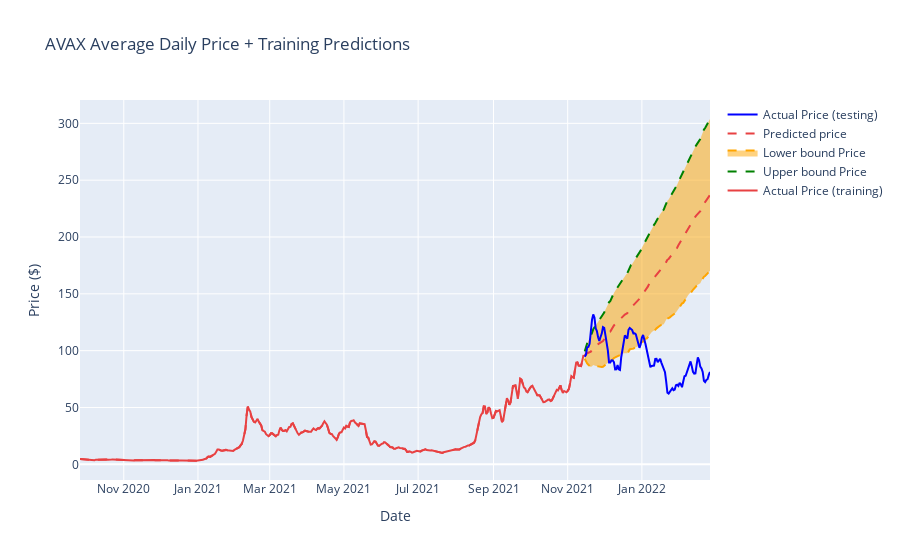

Source (notebook cell):
### Markdown cell above
# Evaluate Baseline

### Code cell
def format_forcast(f):
    f.rename(columns={'fcst':'Average Daily Price'}, inplace=True)
    bounds = f[['time','fcst_lower','fcst_upper']]
    upper_bound = bounds[['time','fcst_upper']].rename(columns={'fcst_upper':'Average Daily Price'})
    lower_bound = bounds[['time','fcst_lower']].rename(columns={'fcst_lower':'Average Daily Price'})
    forecast = f.drop(columns=['fcst_lower', 'fcst_upper'], axis=1)
    forecast_only = forecast[['time','Average Daily Price']]
    hist_forecast = pd.concat([train, forecast], axis=0)
    return hist_forecast, upper_bound, lower_bound, forecast_only

hist_forecast, base_upper_bound, base_lower_bound, b_forecast = format_forcast(b)
#print(hist_forecast)


def plot_hist_bl_forecast2(history, forecast, upper_bound, lower_bound):
    """
    Plot the training data plus the forecasted price data in plotly express.
    Plot actual price data as another line.
    """
    #hist_forecastx = hist_forecast.drop(columns=['fcst_lower', 'fcst_upper'], axis=1)
    upper_diff = upper_bound['Average Daily Price'] - forecast['Average Daily Price']
    lower_diff = forecast['Average Daily Price'] - lower_bound['Average Daily Price']
    fig = go.Figure([
        go.Scatter(x=history['time'], y=history['Average Daily Price'], name='Actual Price (training)', mode = 'lines', marker = dict(color='#e84142')),
        go.Scatter(x=forecast['time'], y=forecast['Average Daily Price']+upper_diff, name='Upper bound Price', mode = 'lines',line ={'dash' : 'dash','color':'green'},),
        go.Scatter(x=forecast['time'], y=forecast['Average Daily Price']-lower_diff, name='Lower bound Price', mode = 'lines', line ={'dash' : 'dash','color':'orange'}, fill='tonexty', ),
        go.Scatter(x=forecast['time'], y=forecast['Average Daily Price'], name='Predicted price', mode = 'lines',line ={'dash' : 'dash','color':'#e84142'}, marker = dict(color='#e84142')),
        go.Scatter(x=test['time'], y=test['Average Daily Price'], name='Actual Price (testing)', mode = 'lines', marker = dict(color='blue')),
        ])
    fig.update_layout(title='AVAX Average Daily Price + Training Predictions', yaxis_title='Price ($)' , xaxis_title='Date')
    fig.show()

plot_hist_bl_forecast2(train, hist_forecast, base_upper_bound, base_lower_bound)

### Figure 1 — Plotly figure (JSON) as saved in the notebook; plotly's stock layout.template omitted (floating-point values rounded to 4 significant figures; data arrays with more than 128 entries replaced by an {"elided": "..."} marker saying what was removed)
{"data": [{"marker": {"color": "#e84142"}, "mode": "lines", "name": "Actual Price (training)", "type": "scatter", "x": {"elided": "415 str values"}, "y": {"elided": "415 float values"}}, {"line": {"color": "green", "dash": "dash"}, "mode": "lines", "name": "Upper bound Price", "type": "scatter", "x": {"elided": "519 str values"}, "y": {"elided": "519 float values"}}, {"fill": "tonexty", "line": {"color": "orange", "dash": "dash"}, "mode": "lines", "name": "Lower bound Price", "type": "scatter", "x": {"elided": "519 str values"}, "y": {"elided": "519 float values"}}, {"line": {"color": "#e84142", "dash": "dash"}, "marker": {"color": "#e84142"}, "mode": "lines", "name": "Predicted price", "type": "scatter", "x": {"elided": "519 str values"}, "y": {"elided": "519 float values"}}, {"marker": {"color": "blue"}, "mode": "lines", "name": "Actual Price (testing)", "type": "scatter", "x": ["2021-11-15T00:00:00", "2021-11-16T00:00:00", "2021-11-17T00:00:00", "2021-11-18T00:00:00", "2021-11-19T00:00:00", "2021-11-20T00:00:00", "2021-11-21T00:00:00", "2021-11-22T00:00:00", "2021-11-23T00:00:00", "2021-11-24T00:00:00", "2021-11-25T00:00:00", "2021-11-26T00:00:00", "2021-11-27T00:00:00", "2021-11-28T00:00:00", "2021-11-29T00:00:00", "2021-11-30T00:00:00", "2021-12-01T00:00:00", "2021-12-02T00:00:00", "2021-12-03T00:00:00", "2021-12-04T00:00:00", "2021-12-05T00:00:00", "2021-12-06T00:00:00", "2021-12-07T00:00:00", "2021-12-08T00:00:00", "2021-12-09T00:00:00", "2021-12-10T00:00:00", "2021-12-11T00:00:00", "2021-12-12T00:00:00", "2021-12-13T00:00:00", "2021-12-14T00:00:00", "2021-12-15T00:00:00", "2021-12-16T00:00:00", "2021-12-17T00:00:00", "2021-12-18T00:00:00", "2021-12-19T00:00:00", "2021-12-20T00:00:00", "2021-12-21T00:00:00", "2021-12-22T00:00:00", "2021-12-23T00:00:00", "2021-12-24T00:00:00", "2021-12-25T00:00:00", "2021-12-26T00:00:00", "2021-12-27T00:00:00", "2021-12-28T00:00:00", "2021-12-29T00:00:00", "2021-12-30T00:00:00", "2021-12-31T00:00:00", "2022-01-01T00:00:00", "2022-01-02T00:00:00", "2022-01-03T00:00:00", "2022-01-04T00:00:00", "2022-01-05T00:00:00", "2022-01-06T00:00:00", "2022-01-07T00:00:00", "2022-01-08T00:00:00", "2022-01-09T00:00:00", "2022-01-10T00:00:00", "2022-01-11T00:00:00", "2022-01-12T00:00:00", "2022-01-13T00:00:00", "2022-01-14T00:00:00", "2022-01-15T00:00:00", "2022-01-16T00:00:00", "2022-01-17T00:00:00", "2022-01-18T00:00:00", "2022-01-19T00:00:00", "2022-01-20T00:00:00", "2022-01-21T00:00:00", "2022-01-22T00:00:00", "2022-01-23T00:00:00", "2022-01-24T00:00:00", "2022-01-25T00:00:00", "2022-01-26T00:00:00", "2022-01-27T00:00:00", "2022-01-28T00:00:00", "2022-01-29T00:00:00", "2022-01-30T00:00:00", "2022-01-31T00:00:00", "2022-02-01T00:00:00", "2022-02-02T00:00:00", "2022-02-03T00:00:00", "2022-02-04T00:00:00", "2022-02-05T00:00:00", "2022-02-06T00:00:00", "2022-02-07T00:00:00", "2022-02-08T00:00:00", "2022-02-09T00:00:00", "2022-02-10T00:00:00", "2022-02-11T00:00:00", "2022-02-12T00:00:00", "2022-02-13T00:00:00", "2022-02-14T00:00:00", "2022-02-15T00:00:00", "2022-02-16T00:00:00", "2022-02-17T00:00:00", "2022-02-18T00:00:00", "2022-02-19T00:00:00", "2022-02-20T00:00:00", "2022-02-21T00:00:00", "2022-02-22T00:00:00", "2022-02-23T00:00:00", "2022-02-24T00:00:00", "2022-02-25T00:00:00", "2022-02-26T00:00:00"], "y": [94.65, 96.39, 103.0, 103.2, 106.1, 119.0, 127.3, 131.8, 129.1, 119.7, 117.2, 111.8, 108.5, 112.0, 115.0, 120.7, 120.0, 113.7, 108.2, 100.2, 89.56, 89.57, 91.5, 91.36, 89.85, 83.42, 83.56, 87.37, 83.67, 83.08, 94.21, 99.91, 105.2, 113.4, 112.0, 110.7, 118.4, 119.9, 119.0, 118.1, 115.1, 115.3, 114.4, 110.5, 105.1, 102.5, 105.6, 111.6, 113.8, 110.7, 105.6, 100.6, 96.28, 90.79, 85.46, 86.59, 86.83, 86.93, 92.7, 92.83, 89.88, 91.85, 92.74, 89.48, 86.31, 84.41, 80.99, 72.43, 62.92, 62.16, 63.89, 65.5, 66.9, 65.27, 65.78, 69.63, 70.05, 68.93, 71.73, 70.41, 67.83, 72.89, 77.52, 77.89, 81.3, 84.87, 88.23, 90.57, 86.37, 81.38, 79.77, 80.0, 87.45, 94.14, 91.62, 86.0, 84.45, 81.24, 73.49, 72.35, 74.14, 74.89, 78.69, 81.28]}], "layout": {"title": {"text": "AVAX Average Daily Price + Training Predictions"}, "xaxis": {"title": {"text": "Date"}}, "yaxis": {"title": {"text": "Price ($)"}}}}
